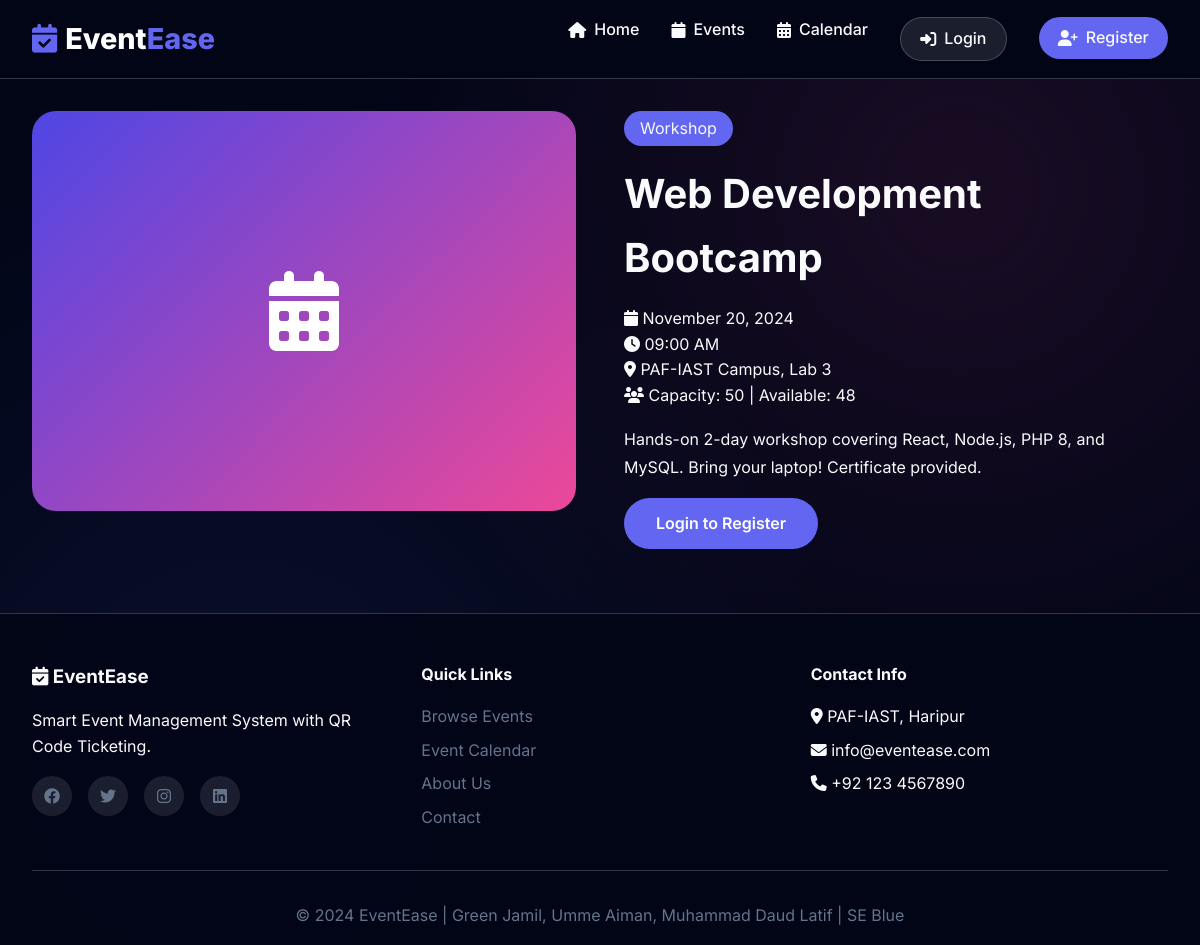
Page /single-event.php?id=2 on the committed database.
### tables this page shows
CREATE TABLE events (
    id INT PRIMARY KEY AUTO_INCREMENT,
    title VARCHAR(200) NOT NULL,
    description TEXT NOT NULL,
    event_date DATE NOT NULL,
    event_time TIME NOT NULL,
    venue VARCHAR(255) NOT NULL,
    capacity INT NOT NULL,
    category_id INT,
    image VARCHAR(255) DEFAULT 'default.jpg',
    status ENUM('upcoming', 'ongoing', 'completed') DEFAULT 'upcoming',
    created_at TIMESTAMP DEFAULT CURRENT_TIMESTAMP,
    FOREIGN KEY (category_id) REFERENCES categories(id) ON DELETE SET NULL
);

CREATE TABLE categories (
    id INT PRIMARY KEY AUTO_INCREMENT,
    name VARCHAR(50) NOT NULL,
    icon VARCHAR(50) DEFAULT 'fa-calendar'
);

### single-event.php (the view, shortened to what this page needs)
<?php
include 'config/db-connection.php';
$event_id = isset($_GET['id']) ? (int)$_GET['id'] : 0;
$event = $conn->query("SELECT e.*, c.name as cat_name FROM events e LEFT JOIN categories c ON e.category_id = c.id WHERE e.id = $event_id")->fetch_assoc();
$isRegistered = false;
$registration_id = null;
$regCount = $conn->query("SELECT COUNT(*) as count FROM registrations WHERE event_id = $event_id AND attendance != 'cancelled'")->fetch_assoc()['count'];
$availableSeats = $event['capacity'] - $regCount;
?>
<?php include 'includes/page-header.php'; ?>
<div style="max-width: 1200px; margin: 2rem auto; padding: 0 2rem;">
    <div style="display: grid; grid-template-columns: 1fr 1fr; gap: 3rem;">
        <div>
            <div style="height: 400px; background: linear-gradient(135deg, #4f46e5, #ec4899); border-radius: 24px; display: flex; align-items: center; justify-content: center;">
                <i class="fas fa-calendar-alt" style="font-size: 5rem; color: white;"></i>
            </div>
        </div>
        <div>
            <span style="background: #6366f1; padding: 0.3rem 1rem; border-radius: 20px; display: inline-block;"><?php echo $event['cat_name']; ?></span>
            <h1 style="font-size: 2.5rem; margin: 1rem 0;"><?php echo htmlspecialchars($event['title']); ?></h1>
            <div style="margin: 1rem 0;">
                <p><i class="fas fa-calendar"></i> <?php echo date('F d, Y', strtotime($event['event_date'])); ?></p>
                <p><i class="fas fa-clock"></i> <?php echo date('h:i A', strtotime($event['event_time'])); ?></p>
                <p><i class="fas fa-map-marker-alt"></i> <?php echo htmlspecialchars($event['venue']); ?></p>
                <p><i class="fas fa-users"></i> Capacity: <?php echo $event['capacity']; ?> | Available: <?php echo $availableSeats; ?></p>
            </div>
            <p style="margin: 1rem 0; line-height: 1.8;"><?php echo nl2br(htmlspecialchars($event['description'])); ?></p>
            <?php if($availableSeats <= 0): ?>
                <div class="alert alert-warning">Event is fully booked!</div>
            <?php elseif(!isset($_SESSION['user_id'])): ?>
                <a href="login.php" class="btn btn-primary">Login to Register</a>
            <?php elseif($isRegistered): ?>
                <div class="alert alert-success">You are registered for this event!</div>
                <a href="qr-generator.php?reg_id=<?php echo $registration_id; ?>" class="btn btn-primary">Download Ticket</a>
            <?php else: ?>
                <a href="user-panel/event-signup.php?id=<?php echo $event_id; ?>" class="btn btn-primary">Register Now</a>
            <?php endif; ?>
        </div>
    </div>
</div>
<?php include 'includes/page-footer.php'; ?>

### eventease-styles.css (style rules this page uses)
* { margin: 0; padding: 0; box-sizing: border-box; }
:root { --primary: #6366f1; --primary-dark: #4f46e5; --primary-light: #818cf8; --secondary: #ec4899; --dark: #0f172a; --darker: #020617; --light: #f8fafc; --gray: #64748b; --success: #10b981; --danger: #ef4444; --warning: #f59e0b; --glass: rgba(255, 255, 255, 0.1); --glass-border: rgba(255, 255, 255, 0.2); --card-bg: rgba(15, 23, 42, 0.8); }
body { font-family: 'Inter', sans-serif; background: var(--darker); color: var(--light); line-height: 1.6; }
body::before { content: ''; position: fixed; top: 0; left: 0; width: 100%; height: 100%; background: radial-gradient(circle at 20% 80%, rgba(99,102,241,0.1) 0%, transparent 50%), radial-gradient(circle at 80% 20%, rgba(236,72,153,0.1) 0%, transparent 50%); z-index: -2; }
.btn { padding: 0.8rem 2rem; border-radius: 50px; text-decoration: none; font-weight: 600; transition: 0.3s; display: inline-flex; align-items: center; gap: 0.5rem; cursor: pointer; border: none; }
.btn-primary { background: var(--primary); color: white; }

### rows in the picture
events: category.name "Workshop", title "Web Development Bootcamp", event_date "November 20, 2024", event_time "09:00 AM", venue "PAF-IAST Campus, Lab 3", capacity "50", description "Hands-on 2-day workshop covering React, Node.js, PHP 8, and MySQL. Bring your laptop! Certificate provided."

### other values in the picture
$availableSeats "48"
